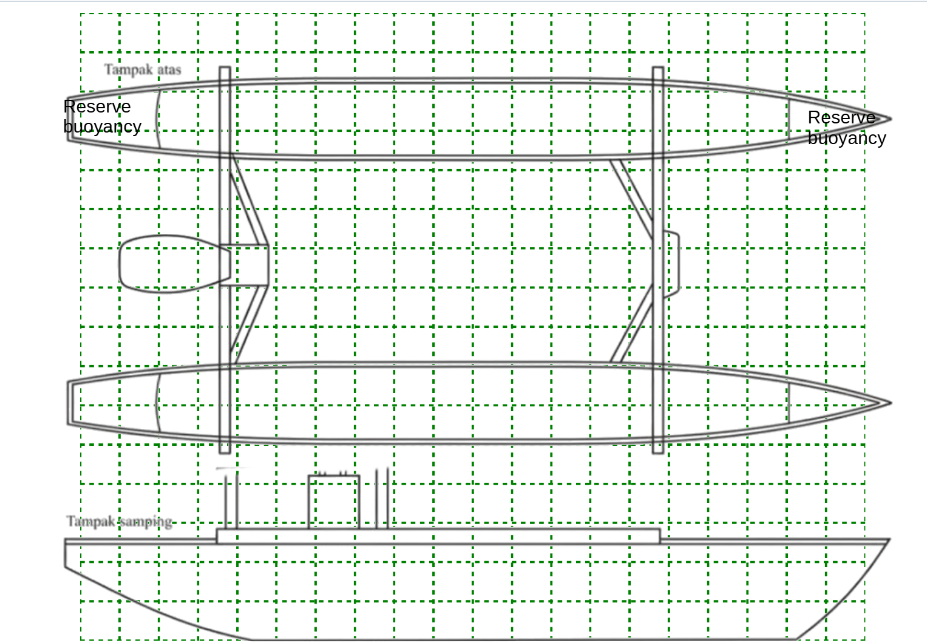
#> input picture perahu_page1.png, 927 x 643 px
$ jupyter execute --allow-errors perhitungan_volume_perahu.ipynb
#> lines starting #> are read from the running program, lines starting #| are printed output that depends on the picture; after the words box and inside, x2 and y2 are one past the last pixel; in counts of white or black regions, pixels touching at a corner belong together
# Perhitungan Volume Kedua Lambung Kapal

**Mata Kuliah:** Analisis Numerik
**Topik:** Perhitungan Volume
**Nama:** [Oline Ola Fadhillah]
**NPM:** [25083010028]
**Kelas:** [A]

## 1. Deskripsi Permasalahan

Ketentuan yang digunakan dalam perhitungan adalah:

- Satu dash-kosong memiliki panjang 5 + 5 cm = 10 cm = 0,1 m.
- Lantai kapal dianggap datar dan tidak memiliki keel.
- Pada tampak depan, penampang lambung kapal dianggap berbentuk persegi panjang.
- Reserve buoyancy tidak dihitung.
- Perhitungan dilakukan untuk kedua lambung kapal.

## 2. Interpretasi Gambar

Gambar pada soal digunakan sebagai dasar untuk menentukan ukuran geometris kedua lambung kapal.

Dimensi yang diperlukan dalam perhitungan meliputi panjang, lebar, dan tinggi masing-masing lambung. Nilai dimensi tersebut akan diperoleh dengan menghitung jumlah grid pada gambar kemudian dikonversikan ke satuan meter.

[cell 1]
import cv2
import numpy as np
import matplotlib.pyplot as plt

[cell 2]
grid_cm = 5 + 5
grid_m = grid_cm / 100

print(f"1 grid = {grid_cm} cm")
print(f"1 grid = {grid_m} m")

# Mengubah jumlah grid menjadi ukuran dalam meter
def grid_to_meter(jumlah_grid):
    return jumlah_grid * grid_m

print("Fungsi konversi grid ke meter berhasil dibuat.")

### Interpretasi

Nilai 0,1 meter akan digunakan sebagai faktor konversi ketika jumlah grid pada gambar diubah menjadi ukuran sebenarnya dalam meter.

Dengan demikian, apabila suatu dimensi pada gambar memiliki panjang `n` grid, maka panjang sebenarnya dapat dihitung dengan:

$$
\text{Panjang sebenarnya} = n \times 0,1 \text{ meter}
$$

## 3. Menentukan Dimensi Lambung

Dimensi yang diperlukan meliputi:
- panjang lambung,
- lebar lambung,
- tinggi lambung.

Proses dimulai dengan membaca gambar, mendeteksi pola grid, menentukan jarak antar-grid, kemudian menggunakan hasil tersebut sebagai dasar konversi ukuran ke meter.

[cell 3]
# Membaca gambar perahu yang akan dianalisis
from PIL import Image
import matplotlib.pyplot as plt

gambar = Image.open("perahu_page1.png")
#> gambar is the input picture: PIL image 927x643 RGBA; mean R, G, B, A 235, 240.4, 235.1, 255

print("Ukuran gambar:", gambar.size)
#| Ukuran gambar: (927, 643)

plt.figure(figsize=(15, 100))
plt.imshow(gambar)
plt.axis("off")
plt.show()

[cell 4]
import numpy as np

data = np.array(gambar)

# Membuat mask untuk mendeteksi warna hijau pada grid
mask_hijau = (
    (data[:, :, 0] < 50) &
    (data[:, :, 1] > 80) &
    (data[:, :, 2] < 50)
)
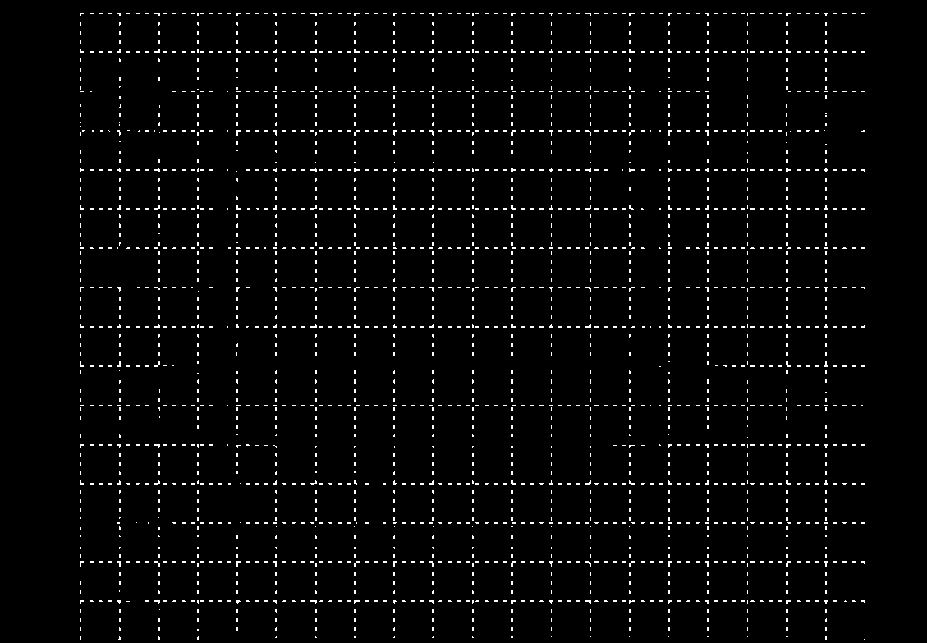
#> mask_hijau: shape (643, 927) bool; 2.8% white in thin lines or dots, all inside (x1, y1, x2, y2) = (80, 13, 865, 640)

# Menghitung jumlah piksel hijau pada setiap baris dan kolom
jumlah_hijau_baris = mask_hijau.sum(axis=1)
#> jumlah_hijau_baris = 643 values, max 368 at index 13, min 0 at index 0, mean 26.02
jumlah_hijau_kolom = mask_hijau.sum(axis=0)
#> jumlah_hijau_kolom = 927 values, max 269 at index 394, min 0 at index 0, mean 18.05

print("Deteksi garis grid berhasil dilakukan.")
